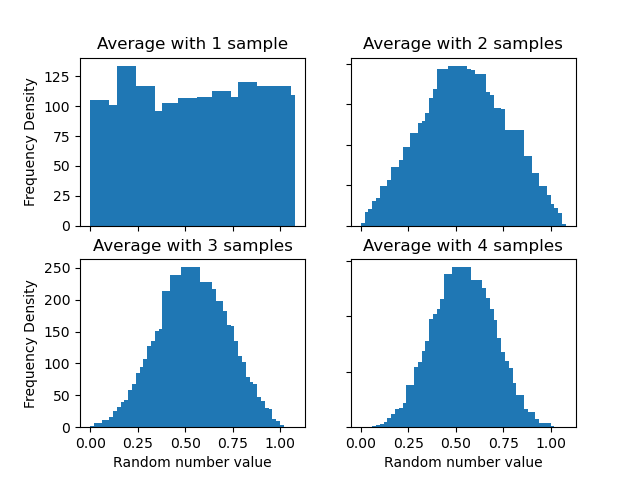

Reproduce this figure in Python.
from q5_4 import randbin1
import matplotlib.pyplot as plt


def generatedata(mean, totalnums, bins):
    data = randbin1(totalnums, bins, mean)
    datarange = [x/bins for x in range(bins)]
    return data, datarange


if __name__ == '__main__':
    x = []
    for i in range(1, 5):
        x.append(generatedata(i, 5000, 50))
    fig, axs = plt.subplots(2, 2)
    axs[0, 0].bar(x[0][1], x[0][0], width=0.1, align='edge')
    axs[0, 0].set_title('Average with 1 sample')
    axs[0, 1].bar(x[1][1], x[1][0], width=0.1, align='edge')
    axs[0, 1].set_title('Average with 2 samples')
    axs[1, 0].bar(x[2][1], x[2][0], width=0.1, align='edge')
    axs[1, 0].set_title('Average with 3 samples')
    axs[1, 1].bar(x[3][1], x[3][0], width=0.1, align='edge')
    axs[1, 1].set_title('Average with 4 samples')
    for ax in axs.flat:
        ax.set(xlabel='Random number value', ylabel='Frequency Density')

    for ax in axs.flat:
        ax.label_outer()

    plt.savefig('./q5_5.png')
